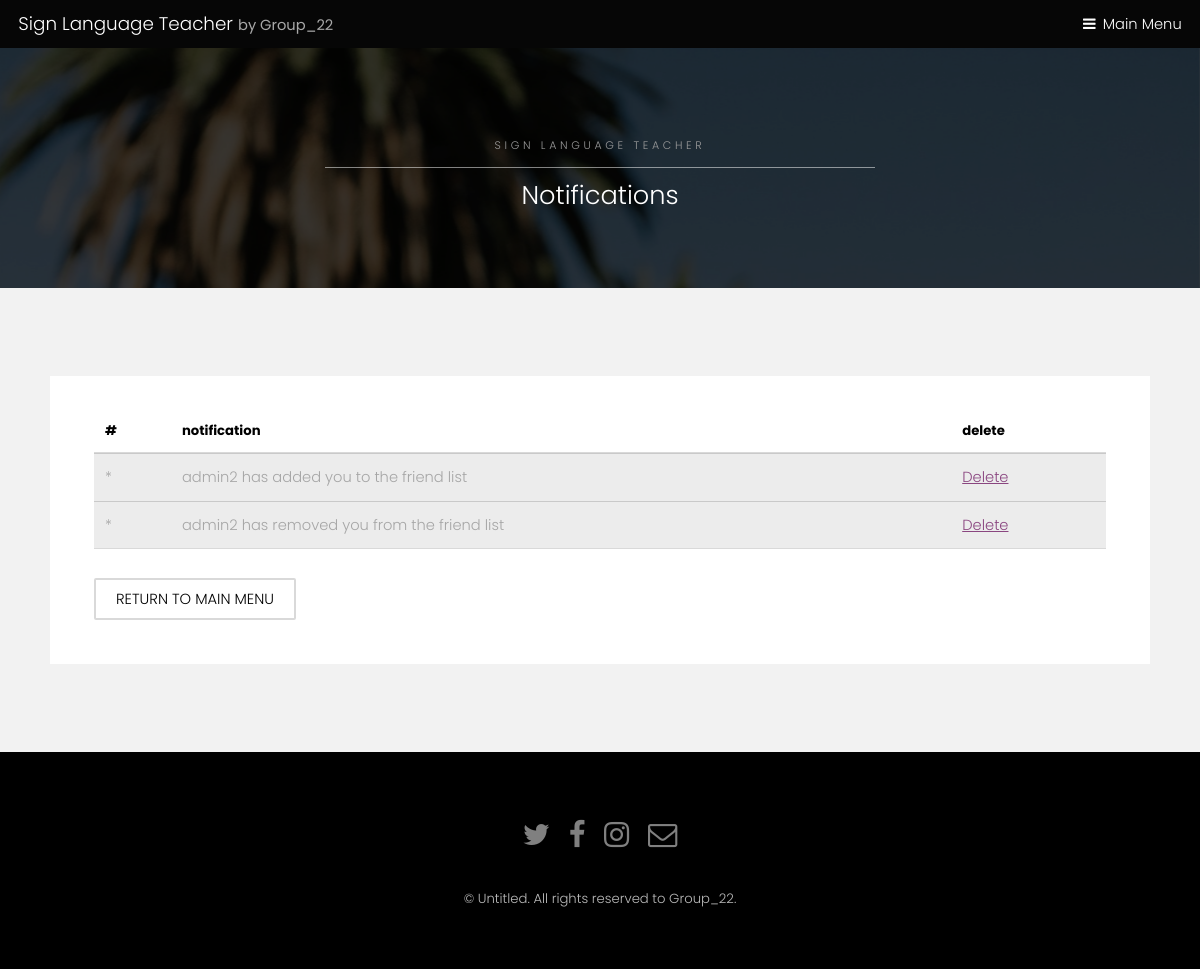
The app's page /sign-language-teacher/notifications/ (signed in) with its own data.
### registration/models.py (models this page shows)
class Notifications(models.Model):
    receiver = models.ForeignKey(User, on_delete=models.CASCADE, null=True)
    message = models.CharField(max_length=256)
    seen = models.BooleanField(default=False)

### registration/views.py (the view)
# urls.py: path('notifications/', views.notifications, name='notifications'),
def notifications(request):  # TODO: fix links menu in template
    if request.user is None or not request.user.is_authenticated:
        return HttpResponse("Not logged in")
    notifications = Notifications.objects.filter(receiver=request.user)
    return render(request, 'registration/notifications.html', {'notifications': notifications})

### registration/templates/registration/notifications.html (shortened to what this page needs)
{% extends 'registration/SubPage.html' %}
{% block title %}
    <h2>Notifications</h2>
{% endblock %}
{% block data %}
<div class="table-wrapper">
    <table>
        <thead>
        <tr>
            <th>#</th>
            <th>notification</th>
            <th>delete</th>
        </tr>
        </thead>
        {% for f in notifications %}
        <tbody>
        <tr>
            <td>*</td>
            <td>{{f.message}}</td>
            <td> <a href="/sign-language-teacher/notifications/delete/{{ f.id }}"> Delete</a></td>
        </tr>
        </tbody>
        {% endfor %}
    </table>
</div>
<a href="{% url 'registration:index' %}"class="button alt">Return to main menu</a><br>
{% endblock %}

### registration/static/registration/sitestyle/assets/css/main.css (style rules this page uses)
html, body, div, span, applet, object, iframe, h1, h2, h3, h4, h5, h6, p, blockquote, pre, a, abbr, acronym, address, big, cite, code, del, dfn, em, img, ins, kbd, q, s, samp, small, strike, strong, sub, sup, tt, var, b, u, i, center, dl, dt, dd, ol, ul, li, fieldset, form, label, legend, table, caption, tbody, tfoot, thead, tr, th, td, article, aside, canvas, details, embed, figure, figcaption, footer, header, hgroup, menu, nav, output, ruby, section, summary, time, mark, audio, video { margin: 0; padding: 0; border: 0; font-size: 100%; font: inherit; vertical-align: baseline; }
body { line-height: 1; }
table { border-collapse: collapse; border-spacing: 0; }
body { -webkit-text-size-adjust: none; }
*, *:before, *:after { -moz-box-sizing: border-box; -webkit-box-sizing: border-box; box-sizing: border-box; }
body { -ms-overflow-style: scrollbar; }
body { background: #fff; }
html { font-size: 13pt; }
@media screen and (max-width: 1680px) { html { font-size: 11pt; } }
@media screen and (max-width: 1280px) { html { font-size: 11pt; } }
body { background-color: #fff; color: #444; }
body, input, select, textarea { font-family: "Poppins", sans-serif; font-weight: 300; font-size: 1rem; line-height: 1.65; }
a { text-decoration: underline; }
h1, h2, h3, h4, h5, h6 { font-weight: 300; line-height: 1.5; margin: 0 0 1rem 0; }
h2 { font-size: 1.75rem; }
a { color: #8a4680; }
h1, h2, h3, h4, h5, h6 { color: #555; }
input[type="submit"], input[type="reset"], input[type="button"], button, .button { -moz-appearance: none; -webkit-appearance: none; -ms-appearance: none; appearance: none; -moz-transition: background-color 0.2s ease-in-out, color 0.2s ease-in-out; -webkit-transition: background-color 0.2s ease-in-out, color 0.2s ease-in-out; -ms-transition: background-color 0.2s ease-in-out, color 0.2s ease-in-out; transition: background-color 0.2s ease-in-out, color 0.2s ease-in-out; border-radius: 2px; border: 0; cursor: pointer; display: inline-block; font-weight: 300; height: 2.85rem; line-height: 2.95rem; padding: 0 1.5rem; text-align: center; text-decoration: none; text-transform: uppercase; white-space: nowrap; }
input[type="submit"], input[type="reset"], input[type="button"], button, .button { background-color: #f2f2f2; color: #000 !important; }
input[type="submit"].alt, input[type="reset"].alt, input[type="button"].alt, button.alt, .button.alt { background-color: transparent; box-shadow: inset 0 0 0 2px rgba(144, 144, 144, 0.25); color: #555 !important; }
.table-wrapper { -webkit-overflow-scrolling: touch; overflow-x: auto; }
table { margin: 0 0 2rem 0; width: 100%; }
table tbody tr { border: solid 1px; border-left: 0; border-right: 0; }
table td { padding: 0.75rem 0.75rem; }
table th { font-size: 0.9rem; font-weight: 700; padding: 0 0.75rem 0.75rem 0.75rem; text-align: left; }
table thead { border-bottom: solid 2px; }
table tbody tr { border-color: rgba(144, 144, 144, 0.25); }
table tbody tr:nth-child(2n + 1) { background-color: rgba(144, 144, 144, 0.075); }
table th { color: #555; }
table thead { border-bottom-color: rgba(144, 144, 144, 0.25); }
.wrapper.style2 a { color: #8a4680; }
.wrapper.style2 input[type="submit"], .wrapper.style2 input[type="reset"], .wrapper.style2 input[type="button"], .wrapper.style2 button, .wrapper.style2 .button { background-color: #000; color: #f2f2f2 !important; }
.wrapper.style2 input[type="submit"].alt, .wrapper.style2 input[type="reset"].alt, .wrapper.style2 input[type="button"].alt, .wrapper.style2 button.alt, .wrapper.style2 .button.alt { background-color: transparent; box-shadow: inset 0 0 0 2px rgba(0, 0, 0, 0.15); color: #000 !important; }
.wrapper.style2 table tbody tr { border-color: rgba(0, 0, 0, 0.15); }
.wrapper.style2 table tbody tr:nth-child(2n + 1) { background-color: rgba(0, 0, 0, 0.075); }
.wrapper.style2 table th { color: #000; }
.wrapper.style2 table thead { border-bottom-color: rgba(0, 0, 0, 0.15); }
.wrapper.style3 h1, .wrapper.style3 h2, .wrapper.style3 h3, .wrapper.style3 h4, .wrapper.style3 h5, .wrapper.style3 h6 { color: #ffffff; }
body.subpage { padding-top: 3.25em; }

### records on screen
Notifications: message "admin2 has added you to the friend list"
Notifications: message "admin2 has removed you from the friend list"
